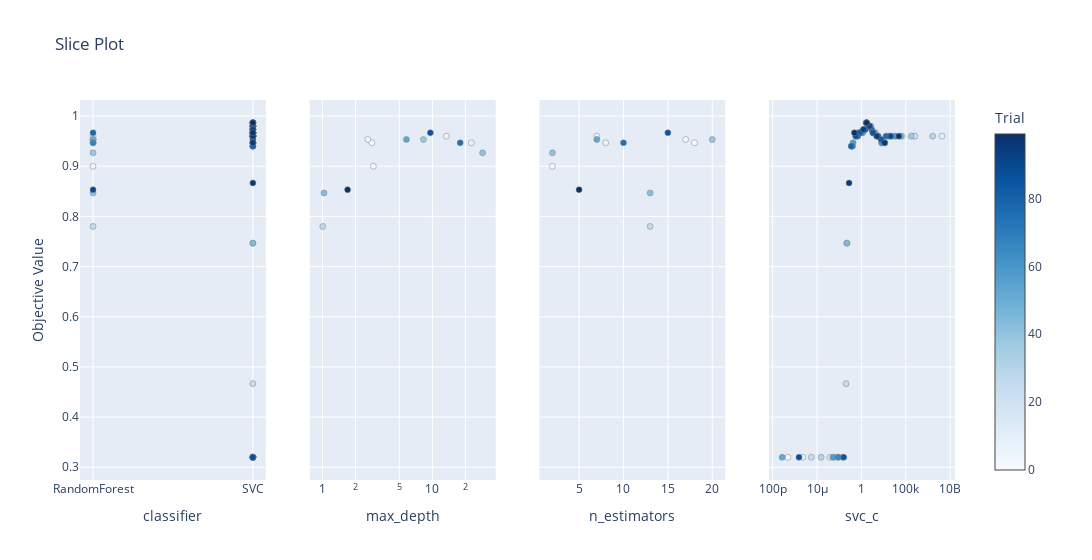

Notebook code for this chart:
### Markdown cell above
Plotting the accuracies for each hyperparameter for each trial.

### Code cell
optuna.visualization.plot_slice(study)

### Figure 1 — Plotly figure (JSON) as saved in the notebook; plotly's stock layout.template omitted (floating-point values rounded to 4 significant figures)
{"data": [{"marker": {"color": [0, 1, 2, 3, 4, 5, 6, 7, 8, 9, 10, 11, 12, 13, 14, 15, 16, 17, 18, 19, 20, 21, 22, 23, 24, 25, 26, 27, 28, 29, 30, 31, 32, 33, 34, 35, 36, 37, 38, 39, 40, 41, 42, 43, 44, 45, 46, 47, 48, 49, 50, 51, 52, 53, 54, 55, 56, 57, 58, 59, 60, 61, 62, 63, 64, 65, 66, 67, 68, 69, 70, 71, 72, 73, 74, 75, 76, 77, 78, 79, 80, 81, 82, 83, 84, 85, 86, 87, 88, 89, 90, 91, 92, 93, 94, 95, 96, 97, 98, 99], "colorbar": {"title": {"text": "Trial"}, "x": 1, "xpad": 40}, "colorscale": [[0, "rgb(247,251,255)"], [0.125, "rgb(222,235,247)"], [0.25, "rgb(198,219,239)"], [0.375, "rgb(158,202,225)"], [0.5, "rgb(107,174,214)"], [0.625, "rgb(66,146,198)"], [0.75, "rgb(33,113,181)"], [0.875, "rgb(8,81,156)"], [1, "rgb(8,48,107)"]], "line": {"color": "Grey", "width": 0.5}, "showscale": true}, "mode": "markers", "name": "Feasible Trial", "showlegend": false, "type": "scatter", "x": ["SVC", "SVC", "RandomForest", "SVC", "RandomForest", "SVC", "RandomForest", "RandomForest", "RandomForest", "SVC", "SVC", "SVC", "SVC", "SVC", "SVC", "SVC", "SVC", "SVC", "SVC", "SVC", "SVC", "SVC", "SVC", "SVC", "SVC", "SVC", "RandomForest", "SVC", "SVC", "SVC", "SVC", "SVC", "SVC", "SVC", "SVC", "SVC", "RandomForest", "SVC", "RandomForest", "SVC", "RandomForest", "SVC", "SVC", "SVC", "SVC", "SVC", "SVC", "SVC", "SVC", "RandomForest", "SVC", "SVC", "SVC", "SVC", "SVC", "SVC", "SVC", "SVC", "SVC", "SVC", "SVC", "SVC", "SVC", "SVC", "SVC", "SVC", "SVC", "SVC", "RandomForest", "SVC", "SVC", "SVC", "SVC", "SVC", "SVC", "SVC", "SVC", "SVC", "RandomForest", "SVC", "SVC", "SVC", "SVC", "SVC", "SVC", "SVC", "SVC", "SVC", "SVC", "SVC", "RandomForest", "SVC", "SVC", "SVC", "SVC", "SVC", "SVC", "SVC", "SVC", "SVC"], "xaxis": "x", "y": [0.96, 0.32, 0.9467, 0.32, 0.9, 0.9667, 0.9533, 0.96, 0.9467, 0.32, 0.96, 0.96, 0.9667, 0.9667, 0.9667, 0.32, 0.9467, 0.32, 0.96, 0.96, 0.96, 0.9667, 0.96, 0.32, 0.96, 0.4667, 0.78, 0.98, 0.96, 0.96, 0.32, 0.98, 0.9667, 0.9467, 0.7467, 0.9867, 0.9533, 0.96, 0.9267, 0.9867, 0.8467, 0.9867, 0.98, 0.96, 0.7467, 0.98, 0.9733, 0.96, 0.32, 0.9533, 0.94, 0.98, 0.32, 0.9667, 0.9467, 0.96, 0.9867, 0.32, 0.9467, 0.96, 0.9733, 0.98, 0.9667, 0.9467, 0.9667, 0.96, 0.32, 0.94, 0.9467, 0.96, 0.98, 0.98, 0.9667, 0.9667, 0.96, 0.96, 0.9733, 0.96, 0.9667, 0.9733, 0.94, 0.98, 0.9667, 0.9733, 0.9533, 0.32, 0.9667, 0.96, 0.32, 0.96, 0.8533, 0.98, 0.9867, 0.9733, 0.96, 0.8667, 0.9467, 0.96, 0.9667, 0.9867], "yaxis": "y"}, {"marker": {"color": [2, 4, 6, 7, 8, 26, 36, 38, 40, 49, 68, 78, 90], "colorbar": {"title": {"text": "Trial"}, "x": 1, "xpad": 40}, "colorscale": [[0, "rgb(247,251,255)"], [0.125, "rgb(222,235,247)"], [0.25, "rgb(198,219,239)"], [0.375, "rgb(158,202,225)"], [0.5, "rgb(107,174,214)"], [0.625, "rgb(66,146,198)"], [0.75, "rgb(33,113,181)"], [0.875, "rgb(8,81,156)"], [1, "rgb(8,48,107)"]], "line": {"color": "Grey", "width": 0.5}, "showscale": false}, "mode": "markers", "name": "Feasible Trial", "showlegend": false, "type": "scatter", "x": [2.81, 2.901, 2.585, 13.42, 22.6, 1.004, 8.288, 28.66, 1.031, 5.803, 17.93, 9.586, 1.691], "xaxis": "x2", "y": [0.9467, 0.9, 0.9533, 0.96, 0.9467, 0.78, 0.9533, 0.9267, 0.8467, 0.9533, 0.9467, 0.9667, 0.8533], "yaxis": "y2"}, {"marker": {"color": [2, 4, 6, 7, 8, 26, 36, 38, 40, 49, 68, 78, 90], "colorbar": {"title": {"text": "Trial"}, "x": 1, "xpad": 40}, "colorscale": [[0, "rgb(247,251,255)"], [0.125, "rgb(222,235,247)"], [0.25, "rgb(198,219,239)"], [0.375, "rgb(158,202,225)"], [0.5, "rgb(107,174,214)"], [0.625, "rgb(66,146,198)"], [0.75, "rgb(33,113,181)"], [0.875, "rgb(8,81,156)"], [1, "rgb(8,48,107)"]], "line": {"color": "Grey", "width": 0.5}, "showscale": false}, "mode": "markers", "name": "Feasible Trial", "showlegend": false, "type": "scatter", "x": [18, 2, 17, 7, 8, 13, 20, 2, 13, 7, 10, 15, 5], "xaxis": "x3", "y": [0.9467, 0.9, 0.9533, 0.96, 0.9467, 0.78, 0.9533, 0.9267, 0.8467, 0.9533, 0.9467, 0.9667, 0.8533], "yaxis": "y3"}, {"marker": {"color": [0, 1, 3, 5, 9, 10, 11, 12, 13, 14, 15, 16, 17, 18, 19, 20, 21, 22, 23, 24, 25, 27, 28, 29, 30, 31, 32, 33, 34, 35, 37, 39, 41, 42, 43, 44, 45, 46, 47, 48, 50, 51, 52, 53, 54, 55, 56, 57, 58, 59, 60, 61, 62, 63, 64, 65, 66, 67, 69, 70, 71, 72, 73, 74, 75, 76, 77, 79, 80, 81, 82, 83, 84, 85, 86, 87, 88, 89, 91, 92, 93, 94, 95, 96, 97, 98, 99], "colorbar": {"title": {"text": "Trial"}, "x": 1, "xpad": 40}, "colorscale": [[0, "rgb(247,251,255)"], [0.125, "rgb(222,235,247)"], [0.25, "rgb(198,219,239)"], [0.375, "rgb(158,202,225)"], [0.5, "rgb(107,174,214)"], [0.625, "rgb(66,146,198)"], [0.75, "rgb(33,113,181)"], [0.875, "rgb(8,81,156)"], [1, "rgb(8,48,107)"]], "line": {"color": "Grey", "width": 0.5}, "showscale": false}, "mode": "markers", "name": "Feasible Trial", "showlegend": false, "type": "scatter", "x": [877400.0, 0.002603, 5.226e-09, 0.641, 2.557e-07, 38350.0, 1187000000.0, 39.85, 0.8928, 17.8, 0.0009059, 205.5, 0.0002704, 0.2248, 4683.0, 1055000.0, 0.4117, 0.2701, 2.263e-06, 50.52, 0.01859, 11.31, 3248.0, 106600000.0, 2.854e-05, 10.32, 24.92, 181.1, 0.02259, 3.668, 412000.0, 3.866, 3.702, 6.626, 955.1, 0.02325, 6.98, 2.546, 27950.0, 0.007441, 0.1021, 5.852, 1.141e-09, 1.417, 438.8, 68.24, 3.683, 0.0006167, 0.1125, 7319.0, 1.702, 5.303, 28.08, 211.0, 0.4957, 1380.0, 0.00232, 0.08014, 71.57, 5.752, 7.978, 0.8819, 20.67, 0.3855, 78.35, 14.24, 578.4, 2.63, 0.07027, 7.447, 0.647, 2.652, 165.5, 0.01017, 20.27, 0.236, 9.1e-08, 2005.0, 8.105, 3.787, 1.689, 55.39, 0.04021, 410.2, 16310.0, 0.1595, 3.746], "xaxis": "x4", "y": [0.96, 0.32, 0.32, 0.9667, 0.32, 0.96, 0.96, 0.9667, 0.9667, 0.9667, 0.32, 0.9467, 0.32, 0.96, 0.96, 0.96, 0.9667, 0.96, 0.32, 0.96, 0.4667, 0.98, 0.96, 0.96, 0.32, 0.98, 0.9667, 0.9467, 0.7467, 0.9867, 0.96, 0.9867, 0.9867, 0.98, 0.96, 0.7467, 0.98, 0.9733, 0.96, 0.32, 0.94, 0.98, 0.32, 0.9667, 0.9467, 0.96, 0.9867, 0.32, 0.9467, 0.96, 0.9733, 0.98, 0.9667, 0.9467, 0.9667, 0.96, 0.32, 0.94, 0.96, 0.98, 0.98, 0.9667, 0.9667, 0.96, 0.96, 0.9733, 0.96, 0.9733, 0.94, 0.98, 0.9667, 0.9733, 0.9533, 0.32, 0.9667, 0.96, 0.32, 0.96, 0.98, 0.9867, 0.9733, 0.96, 0.8667, 0.9467, 0.96, 0.9667, 0.9867], "yaxis": "y4"}], "layout": {"title": {"text": "Slice Plot"}, "width": 1200, "xaxis": {"anchor": "y", "categoryarray": ["RandomForest", "SVC"], "categoryorder": "array", "domain": [0, 0.2125], "title": {"text": "classifier"}, "type": "category"}, "xaxis2": {"anchor": "y2", "domain": [0.2625, 0.475], "title": {"text": "max_depth"}, "type": "log"}, "xaxis3": {"anchor": "y3", "domain": [0.525, 0.7375], "title": {"text": "n_estimators"}}, "xaxis4": {"anchor": "y4", "domain": [0.7875, 1], "title": {"text": "svc_c"}, "type": "log"}, "yaxis": {"anchor": "x", "domain": [0, 1], "title": {"text": "Objective Value"}}, "yaxis2": {"anchor": "x2", "domain": [0, 1], "matches": "y", "showticklabels": false}, "yaxis3": {"anchor": "x3", "domain": [0, 1], "matches": "y", "showticklabels": false}, "yaxis4": {"anchor": "x4", "domain": [0, 1], "matches": "y", "showticklabels": false}}}
